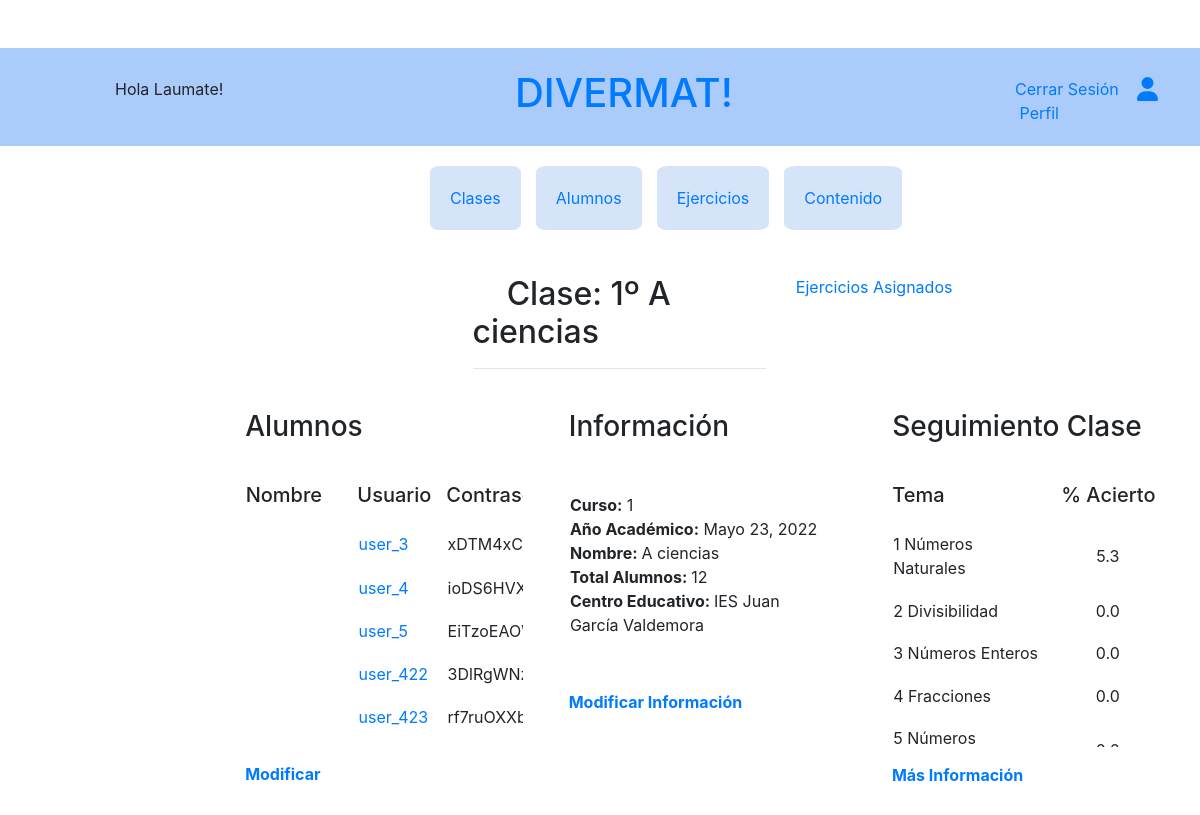
/divermat/clase/63/ (signed in), run on an earlier commit of the app's database.
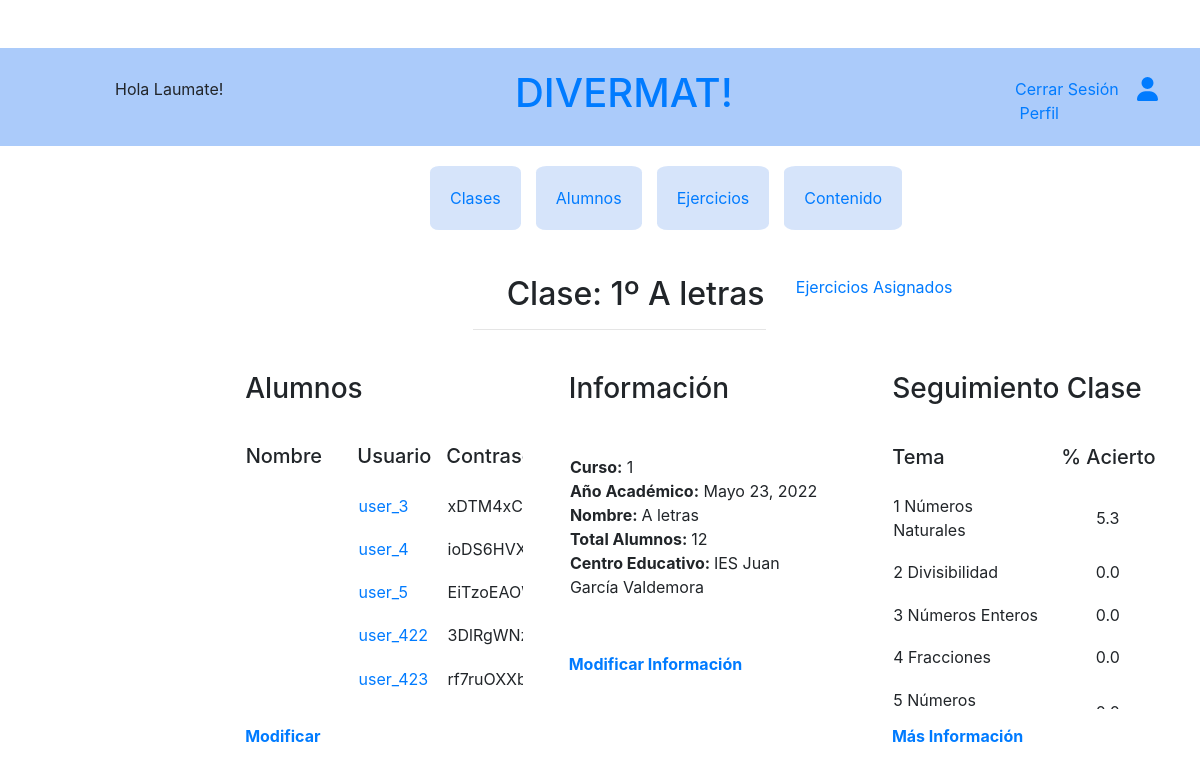
And on a later commit of the database.
### divermat/models.py (models this page shows, shortened)
class Clase(models.Model):
    curso = models.ForeignKey(Curso, on_delete=models.CASCADE,
                              default=None, null=True) #Hacerlo con choices valores 1 2 3 y 4 e internamente hacer la referencia
    nombre = models.CharField(max_length=15, default=None)
    centro = models.CharField(max_length=150, default=None)
    ano_academico = models.DateField()
    n_alumnos = models.IntegerField(default=None,null=True)
    profesor = models.ForeignKey(Profesor,
                                 on_delete=models.CASCADE,
                                 default=None, null=True)
    ejercicios = models.ManyToManyField(Ejercicio,
                                 default=None)#Lista con un dic que tenga los ids de los ejercicios asignados y lista alum hecho
    class Meta:
        ordering = ('ano_academico','curso', 'nombre', 'centro', )

### divermat/views.py (the view)
# urls.py: url(r'clase/(?P<clase>[\w]+)/$', views.clase, name='clase'),
@login_required
def clase(request,clase=None):
    content = {}
    content['registro'] = False
    if clase:
        try:
            usuario = Profesor.objects.get(username=request.user)
            try:
                c = Clase.objects.get(id=int(clase), profesor=usuario)
                return claseProfesor(request,c)
            except Clase.DoesNotExist or ValueError:
                return redirect('clases')
        except Profesor.DoesNotExist:
            try:
                usuario = Alumno.objects.get(username=request.user)
                return claseAlumno(request,usuario.clase)
            except Alumno.DoesNotExist:
                return redirect('index')
    return redirect('clases')

### divermat/models.py (called while the page is built)
    def __str__(self):
        return str(self.curso)

### divermat/views.py (called while the page is built)
@login_required
def claseProfesor(request,clase):
    content = {}
    content['registro'] = False
    content['clase'] = clase
    content['curso'] = clase.curso
    content['ano_academico'] = clase.ano_academico
    content['nombre'] = clase.nombre
    content['nalumnos'] = clase.n_alumnos
    content['centro'] = clase.centro
    content['profesor'] = True
    content['alumno'] = False
    alumnos = getAlumnosClase(int(clase.id))
    content['alumnos'] = alumnos
    informacion = []
    for t in Tema.objects.filter(curso=clase.curso):
        informacion.append(calcularAcierto(t,clase))
    content['informacion'] = informacion
    return render(request,'divermat/clase.html', context=content,)

def getAlumnosClase(claseid):
    clase = Clase.objects.filter(id=claseid)[0]
    alumnos = Alumno.objects.filter(clase=clase)
    return alumnos

### templates/divermat/clase.html (shortened to what the changed rows need)
{% extends "divermat/base.html" %}
{% block body_block %}
<div class="container-fluid">
    {% if alumno is False %}
        <div class="row">
            <div class="col-12">
                <div class="row">
                    <div class="col-xs-4 col-md-4 col-lg-4 offset-md-3">
                        <h2>&nbsp;&nbsp;&nbsp;&nbsp;Clase:&nbsp;{{curso}}º&nbsp;{{nombre}}</h2><hr/>
                    </div>
                    <div class="col-xs-3 col-md-3 col-lg-3 ">
                        <a href="{% url 'ejerciciosAsignados' clase.id %}"> Ejercicios&nbsp;Asignados </a>
                    </div>
                </div>
                <div class="row">
                    <div class="col-xs-4 col-md-4 col-lg-4">
                        <table>
                            <thead>
                                <tr>
                                    <th>
                                        <h3>Alumnos</h3>
                                    </th>
                                </tr>
                            </thead>
                        </table>
                        <div class="table-wrapper-scroll-y my-custom-scrollbar" style="height: 280px!important;">
                            <table class="table-hover" >
                                <thead>
                                    <tr>
                                        <th>
                                            <h5>Nombre</h5>
                                        </th>
                                        <th>
                                            <h5>Usuario</h5>
                                        </th>
                                        <th>
                                            <h5>Contraseña&nbsp;</h5>
                                        </th>
                                    </tr>
                                </thead>
                                {%for alumno in alumnos%}
                                    <tr>
                                        <td>
                                        </td>
                                        <td>
                                            <a href="{% url 'seguimientoalumnoclase' alumno.id%}">{{alumno.username}}</a>
                                        </td>
                                        <td>
                                            {% if alumno.password_temporal %}
                                                {{alumno.password_temporal}}
                                            {%endif%}
                                        </td>
                                    </tr>
                                {%endfor%}
                            </table>
                        </div>
                        <table>
                            <thead>
                                <tr>
                                    <th>
                                        <a href="{% url 'alumnosclase' clase.id %}"> Modificar</a>
                                    </th>
                                </tr>
                            </thead>
                        </table>
                    </div>
                    <div class="col-xs-4 col-md-4 col-lg-4">
                        <div style="height: 280px!important;">
                            <table>
                                <thead>
                                    <tr>
                                        <th>
                                            <h3>Información</h3><br>
                                        </th>
                                    </tr>
                                </thead>
                                <tbody>
                                    <tr>
                                        <td>
                                            <div>
                                                <b>Curso:</b>&nbsp;{{curso}}<br>
                                                <b>Año&nbsp;Académico:</b>&nbsp;{{ano_academico}}<br>
                                                <b>Nombre:&nbsp;</b>{{nombre}}<br>
                                                <b>Total&nbsp;Alumnos:&nbsp;</b>{{nalumnos}}<br>
                                                <b>Centro&nbsp;Educativo:&nbsp;</b>{{centro}}<br>
                                                <br>
                                                <br>
                                            </div>
                                        </td>
                                    </tr>
                                </tbody>
                            </table>
                        </div>
                        <table>
                            <thead>
                                <tr>
                                    <th>
                                        <a href="{% url 'infoclase' clase.id %}"> Modificar&nbsp;Información </a>
                                    </th>
                                </tr>
                            </thead>
                        </table>
                    </div>
                    <div class="col-xs-4 col-md-4 col-lg-4">
                        <table>
                            <thead>
                                <tr>
                                    <th>
                                        <h3>Seguimiento&nbsp;Clase</h3>
                                    </th>
                                </tr>
                            </thead>
                        </table>
                        <div class="table-wrapper-scroll-y my-custom-scrollbar" style="height: 280px!important;">
                            <table class="table-hover" >
                                <thead>
                                    <tr>
                                        <th>
                                            <h5>Tema</h5>
                                        </th>
                                        <th>
                                            <h5>%&nbsp;Acierto</h5>
                                        </th>
                                    </tr>
                                </thead>
                                {% for infor in informacion%}
                                <tr>
                                    <td>
                                        {{infor.tema}}
                                    </td>
                                    <td style="text-align: center">
                                        {{infor.acierto}}
                                    </td>
                                </tr>
                                {%endfor%}
                            </table>
                        </div>
                        <table>
                            <thead>
                                <tr>
                                    <th>
                                        <a href="{% url 'seguimientoclase' clase.id %}"> Más&nbsp;Información </a>
                                    </th>
                                </tr>
                            </thead>
                        </table>
                    </div>
                </div>
            </div>
        </div>
    {% endif %}
</div>
{%endblock%}

What changed in the data, as far as the page shows it:
changed Clase "IES Juan García Valdemora": nombre "A ciencias" → "A letras"
